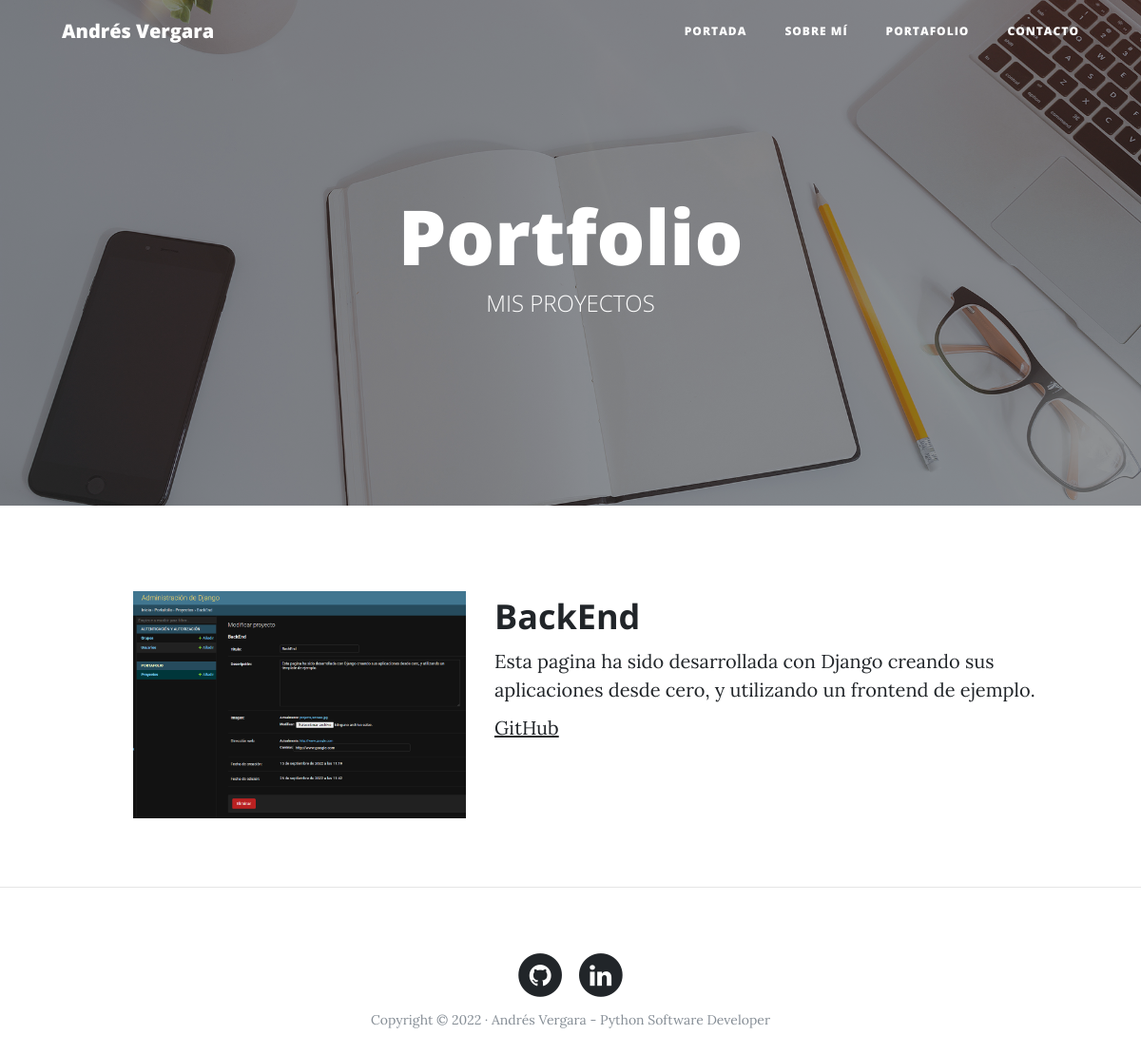
/portfolio/, run on an earlier commit of the app's database.
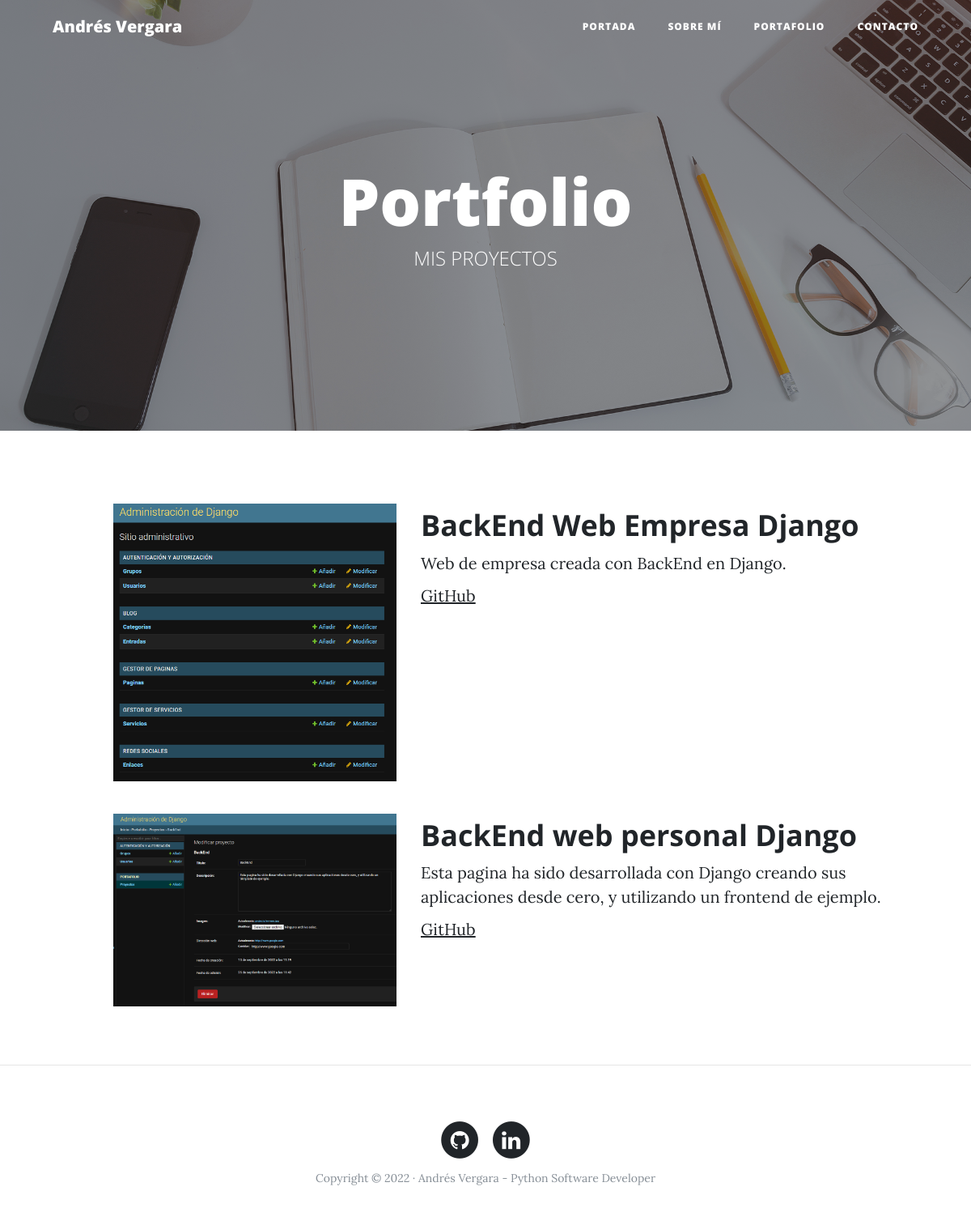
And on a later commit of the database.
### portfolio/models.py (models this page shows, shortened)
class Project(models.Model):
    title = models.CharField(max_length=200, verbose_name = "titulo")
    description = RichTextField(verbose_name='descripción')
    image = models.ImageField(verbose_name = "imagen", upload_to="projects")
    link = models.URLField(null=True, blank=True, verbose_name = "GitHub")
    created = models.DateTimeField(auto_now_add=True, verbose_name = "fecha de creación")
    updated = models.DateTimeField(auto_now=True, verbose_name = "fecha de edición")
    class Meta:
        verbose_name = "proyecto"
        verbose_name_plural = "proyectos"
        ordering = ["-created"]

### portfolio/views.py (the view)
# urls.py: path('portfolio/', portfolio_views.portfolio, name='portfolio'),
def portfolio(request):
    projects = Project.objects.all()
    return render(request, "portfolio/portfolio.html", {'projects':projects})

### portfolio/templates/portfolio/portfolio.html (shortened to what this page needs)
{% extends 'core/base.html' %}
{% block background %}{% load static %} {% static 'core/img/portfolio-bg.jpg' %}{% endblock %}
{% block headers %}
<h1>Portfolio</h1>
	              <span class="subheading">MIS PROYECTOS</span>
{% endblock %}
{% block content %}
    {% for project in projects%}
        <div class="row project">
            <div class="col-lg-4 col-md-5 offset-lg-1">
                    <img class="img-fluid" src="{{project.image.url}}" alt="">
            </div>
            <div class="col-lg-7 col-md-8">
                <h2 class="section-heading title">{{project.title}}</h2>
                <p>{{project.description}}</p>
                {% if project.link %}
                    <p><a href="{{project.link}}">GitHub</a></p>
                {% endif %}
            </div>
        </div>
    {% endfor %}
{% endblock %}

### core/templates/core/base.html (shortened to what this page needs)
<!DOCTYPE html>
<html lang="es">
  <head>
    {% load static %}
    <link href="{% static 'core/vendor/bootstrap/css/bootstrap.min.css' %}" rel="stylesheet">
    <link href="{% static 'core/vendor/font-awesome/css/font-awesome.min.css' %}" rel="stylesheet" type="text/css">
    <link href="{% static 'core/css/clean-blog.min.css' %}" rel="stylesheet">
  </head>
  <body>
    <nav class="navbar navbar-expand-lg navbar-light fixed-top" id="mainNav">
      <div class="container">
        <a class="navbar-brand" href="{% url 'home' %}">Andrés Vergara</a>
        <div class="collapse navbar-collapse" id="navbarResponsive">
          <ul class="navbar-nav ml-auto">
            <li class="nav-item">
              <a class="nav-link" href="{% url 'home' %}">Portada</a>
            </li>
            <li class="nav-item">
              <a class="nav-link" href="{% url 'about' %}">Sobre mí</a>
            </li>
            <li class="nav-item">
              <a class="nav-link" href="{% url 'portfolio' %}">Portafolio</a>
            </li>
            <li class="nav-item">
              <a class="nav-link" href="{% url 'contact' %}">Contacto</a>
            </li>
          </ul>
        </div>
      </div>
    </nav>
    <header class="masthead" style="background-image: url('{% block background %}{% endblock %}')">
      <div class="overlay"></div>
      <div class="container">
        <div class="row">
          <div class="col-lg-8 col-md-10 mx-auto">
            <div class="site-heading">
                {% block headers %}{% endblock %}
            </div>
          </div>
        </div>
      </div>
    </header>
      <div class="container">
        {% block content %}{% endblock %}
    </div>
     {% if request.path != "/" %}<hr>{% endif %}
    <footer>
      <div class="container">
        <div class="row">
          <div class="col-lg-8 col-md-10 mx-auto">
            <ul class="list-inline text-center">
              <li class="list-inline-item">
                <a href="https://github.com/Andres-Vergara-Bastida">
                  <span class="fa-stack fa-lg">
                    <i class="fa fa-circle fa-stack-2x"></i>
                    <i class="fa fa-github fa-stack-1x fa-inverse"></i>
                  </span>
                </a>
              </li>
              <li class="list-inline-item">
                <a href="https://linkedin.com/in/andres-vergara-bastida">
                  <span class="fa-stack fa-lg">
                    <i class="fa fa-circle fa-stack-2x"></i>
                    <i class="fa fa-linkedin fa-stack-1x fa-inverse"></i>
                  </span>
                </a>
              </li>
            </ul>
            <p class="copyright text-muted">Copyright &copy; 2022 · Andrés Vergara - Python Software Developer </p>
          </div>
        </div>
      </div>
    </footer>
  </body>
</html>

What changed in the data, as far as the page shows it:
added Project: image (picture), title "BackEnd Web Empresa Django", description "Web de empresa creada con BackEnd en Django."
changed Project: title "BackEnd" → "BackEnd web personal Django"
